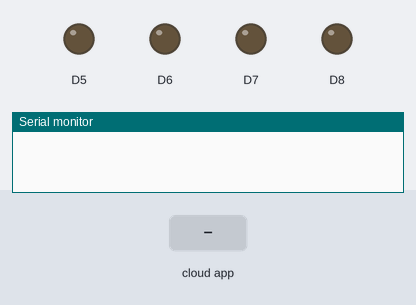
Bench run of a sketch on a simulated Arduino Nano 33 IoT. Parts: output pins drawn as LEDs (lit = HIGH), the last lines printed to the serial monitor. The inputs (shaded band) are chosen by the test bench. WiFi joins after 1.5 s; servers stay silent unless stated.

Above: at 4.2 s.
4.3 s: the phone or cloud app sets button to 1
At 5.2 s:
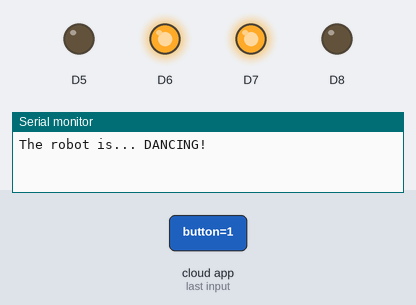
At 8.7 s:
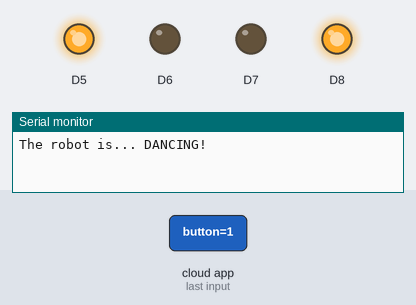
14.8 s: the phone or cloud app sets button to 0
Timing chart, 0 to 17.8 s (numbered marks = the images above; inputs shaded):
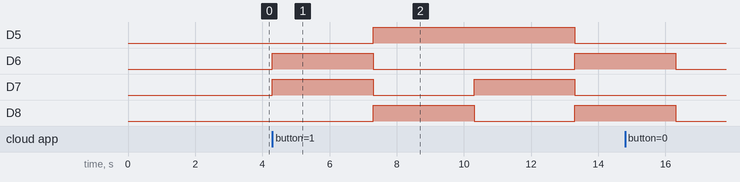

Measured:
- after the input at 4.3 s, D5: LOW → HIGH after 3.0 s, → LOW 6.0 s later; D6: LOW → HIGH at once, → LOW 3.0 s later, → HIGH 6.0 s later; D7: alternates HIGH for 3.0 s and LOW for 3.0 s, starting at once; D8: LOW → HIGH after 3.0 s, → LOW 3.0 s later, → HIGH 3.0 s later

The sketch:

Robot_oct29a.ino
```cpp
#include "arduino_secrets.h"
/*
  Sketch generated by the Arduino IoT Cloud Thing "Robot"
  https://create.arduino.cc/cloud/things/55a6f25e-69a5-4ef7-92a7-09d00eeed538

  Arduino IoT Cloud Properties description

  The following variables are automatically generated and updated when changes are made to the Thing properties

  bool button;

  Properties which are marked as READ/WRITE in the Cloud Thing will also have functions
  which are called when their values are changed from the Dashboard.
  These functions are generated with the Thing and added at the end of this sketch.
*/

#include "thingProperties.h"

// Functions to control motor direction
void forward(){
  //Forward
  //Motor A
  digitalWrite(6, HIGH);
  digitalWrite(5, LOW);
  //Motor B
  digitalWrite(8, LOW);
  digitalWrite(7, HIGH);
}
void reverse(){
  //Reverse
  //Motor A
  digitalWrite(6, LOW);
  digitalWrite(5, HIGH);
  //Motor B
  digitalWrite(8, HIGH);
  digitalWrite(7, LOW);
}
void left(){
  //Spin Left
  //Motor A forwards
  digitalWrite(6, LOW);
  digitalWrite(5, HIGH);
  //Motor B backwards
  digitalWrite(8, LOW);
  digitalWrite(7, HIGH);
}
void right(){
  //Spin Right
  //Motor A backwards
  digitalWrite(6, HIGH);
  digitalWrite(5, LOW);
  //Motor B forwards
  digitalWrite(8, HIGH);
  digitalWrite(7, LOW);
}
void stop(){
  //All motors off
  //Motor A stop
  digitalWrite(6, LOW);
  digitalWrite(5, LOW);
  //Motor B stop
  digitalWrite(8, LOW);
  digitalWrite(7, LOW);
}

void setup() {
  // Initialize serial and wait for port to open:
  Serial.begin(9600);
  pinMode(8, OUTPUT);
  pinMode(7, OUTPUT);
  pinMode(6, OUTPUT);
  pinMode(5, OUTPUT);
  // This delay gives the chance to wait for a Serial Monitor without blocking if none is found
  delay(1500);

  // Defined in thingProperties.h
  initProperties();

  // Connect to Arduino IoT Cloud
  ArduinoCloud.begin(ArduinoIoTPreferredConnection);

  /*
     The following function allows you to obtain more information
     related to the state of network and IoT Cloud connection and errors
     the higher number the more granular information you’ll get.
     The default is 0 (only errors).
     Maximum is 4
 */
  setDebugMessageLevel(2);
  ArduinoCloud.printDebugInfo();
}

void loop() {
  ArduinoCloud.update();
  // Your code here


}


void onButtonChange() {
  // Do something
      Serial.print("The robot is... ");
    if (button) {
        Serial.println("DANCING!");
        forward();
        delay(3000);
        reverse();
        delay(3000);
        left();
        delay(3000);
        right();
        delay(3000);
        stop();
    } else {
        Serial.println("RESTING");
    }
}
```

arduino_secrets.h
```cpp
#define SECRET_SSID ""
#define SECRET_PASS ""
```

thingProperties.h
```cpp
#include <ArduinoIoTCloud.h>
#include <Arduino_ConnectionHandler.h>


const char THING_ID[] = "55a6f25e-69a5-4ef7-92a7-09d00eeed538";

const char SSID[]     = SECRET_SSID;    // Network SSID (name)
const char PASS[]     = SECRET_PASS;    // Network password (use for WPA, or use as key for WEP)

void onButtonChange();

bool button;

void initProperties(){

  ArduinoCloud.setThingId(THING_ID);
  ArduinoCloud.addProperty(button, READWRITE, ON_CHANGE, onButtonChange);

}

WiFiConnectionHandler ArduinoIoTPreferredConnection(SSID, PASS);
```
